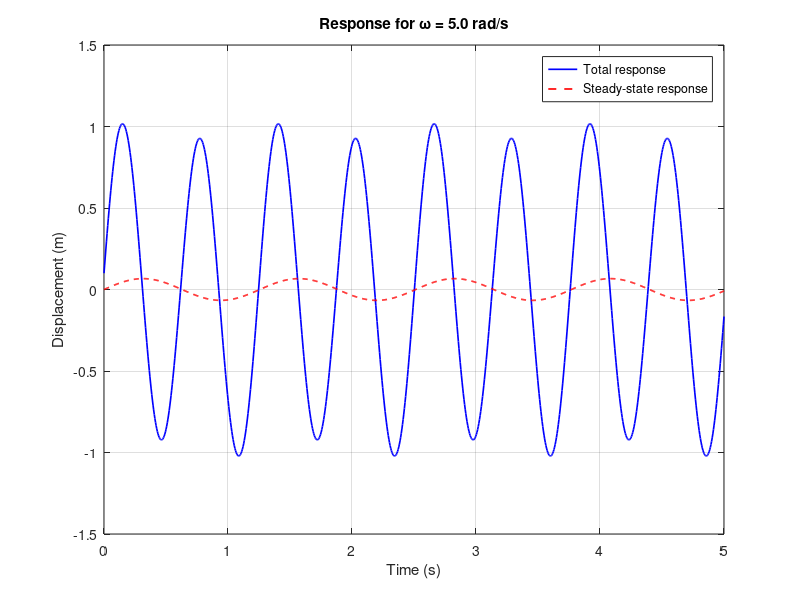
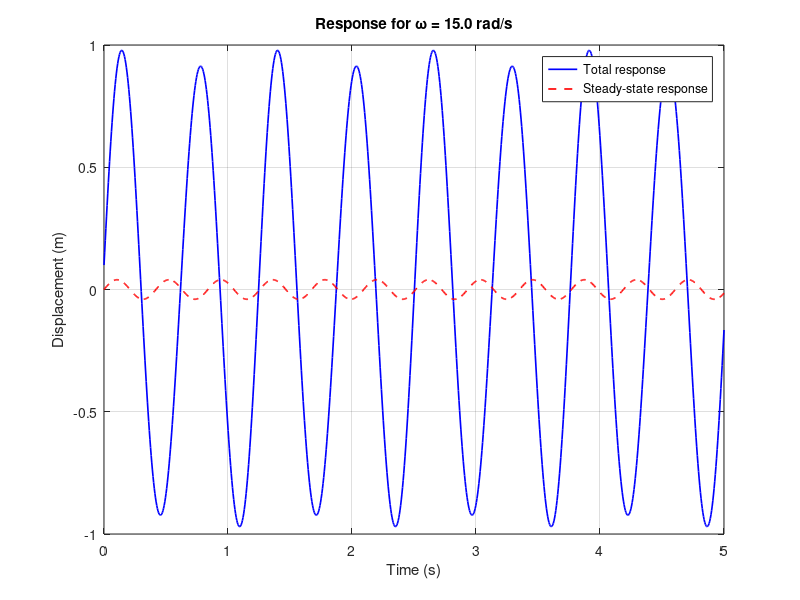
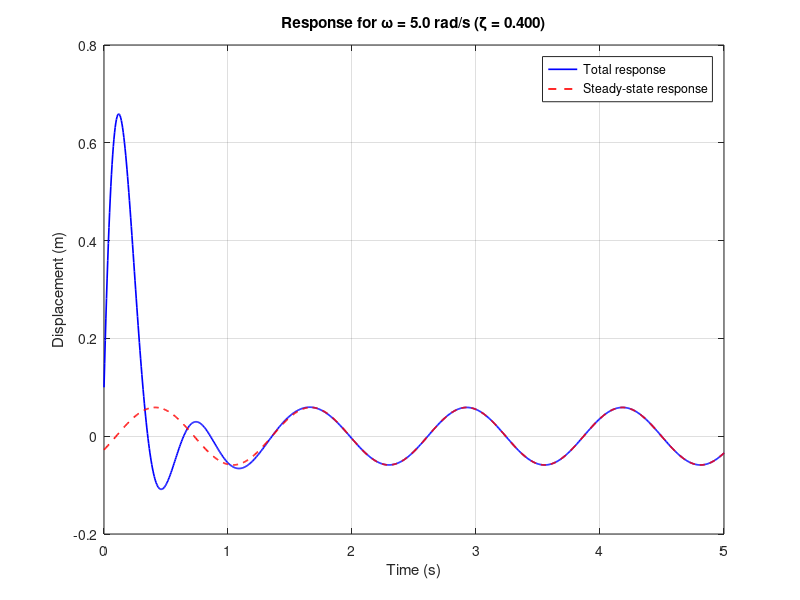
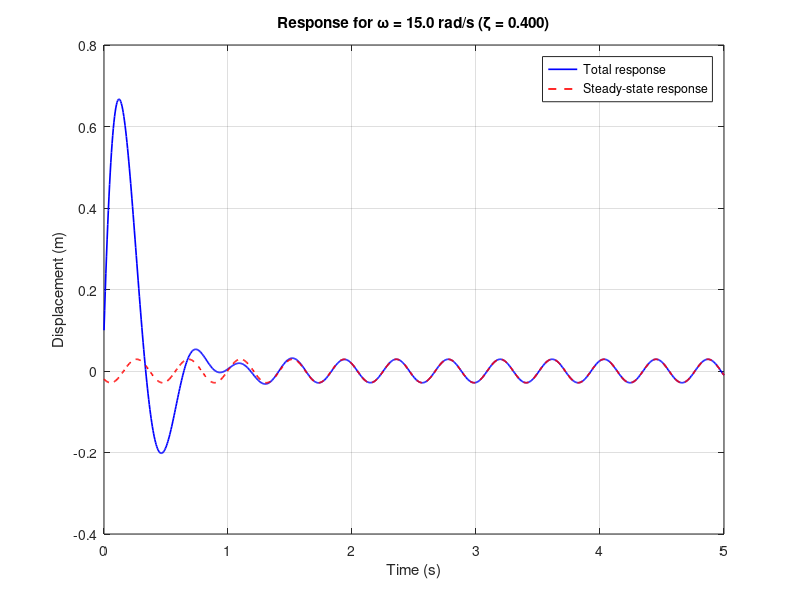

Write the MATLAB code that produced these figures, in order.
clc; clear; close all;

% Given data
m = 10;          % kg
k = 1000;        % N/m
F0 = 50;         % N
x0 = 0.1;        % m
v0 = 10;         % m/s
wn = sqrt(k/m);  % Natural frequency (rad/s)

% Excitation frequencies
omega_list = [5 15];

for i = 1:length(omega_list)
    omega = omega_list(i);

    % Frequency ratio
    beta = omega / wn;

    % Steady-state amplitude (undamped)
    X = (F0/k) / (1 - beta^2);

    % Phase angle
    if omega < wn
        phi = 0;
    else
        phi = pi;
    end

    % Magnification factor
    Rd = 1 / abs(1 - beta^2);

    % Time vector
    t = linspace(0, 5, 1000);

    % Homogeneous solution coefficients from initial conditions
    A = x0 - X * sin(-phi);
    B = (v0 - X * omega * cos(-phi)) / wn;

    % Total and steady-state responses
    x_total = A * cos(wn * t) + B * sin(wn * t) + X * sin(omega * t - phi);
    x_steady = X * sin(omega * t - phi);

    % Display results
    fprintf('\nFor ω = %.1f rad/s:\n', omega);
    fprintf('  β  = %.3f\n', beta);
    fprintf('  X  = %.4f m\n', abs(X));
    fprintf('  Rd = %.3f\n', Rd);
    fprintf('  φ  = %.3f rad\n', phi);

    % Plotting
    figure;
    plot(t, x_total, 'b', 'LineWidth', 1.2); hold on;
    plot(t, x_steady, 'r--', 'LineWidth', 1.2);
    grid on;
    xlabel('Time (s)');
    ylabel('Displacement (m)');
    title(sprintf('Response for ω = %.1f rad/s', omega));
    legend('Total response', 'Steady-state response');

end


% Given data
m = 10;          % kg
k = 1000;        % N/m
c = 80;          % N·s/m (damping coefficient)
F0 = 50;         % N
x0 = 0.1;        % m
v0 = 10;         % m/s
wn = sqrt(k/m);  % Natural frequency (rad/s)

% Damping parameters
zeta = c / (2 * sqrt(k * m));      % Damping ratio
wd = wn * sqrt(1 - zeta^2);        % Damped natural frequency

% Excitation frequencies
omega_list = [5 15];

for i = 1:length(omega_list)
    omega = omega_list(i);
    
    % Frequency ratio
    beta = omega / wn;
    
    % Steady-state amplitude (damped)
    X = (F0/k) / sqrt((1 - beta^2)^2 + (2*zeta*beta)^2);
    
    % Phase angle
    phi = atan2(2*zeta*beta, 1 - beta^2);
    
    % Magnification factor
    Rd = 1 / sqrt((1 - beta^2)^2 + (2*zeta*beta)^2);
    
    % Time vector
    t = linspace(0, 5, 1000);
    
    % Homogeneous solution coefficients from initial conditions
    A = x0 - X * sin(-phi);
    B = (v0 + zeta*wn*A - X*omega*cos(-phi)) / wd;
    
    % Total and steady-state responses
    x_transient = exp(-zeta*wn*t) .* (A * cos(wd*t) + B * sin(wd*t));
    x_steady = X * sin(omega * t - phi);
    x_total = x_transient + x_steady;
    
    % Display results
    fprintf('\nFor ω = %.1f rad/s:\n', omega);
    fprintf('  β  = %.4f\n', beta);
    fprintf('  X  = %.6f m\n', X);
    fprintf('  Rd = %.4f\n', Rd);
    fprintf('  φ  = %.4f rad (%.2f°)\n', phi, rad2deg(phi));
    
    % Plotting
    figure;
    plot(t, x_total, 'b', 'LineWidth', 1.2); hold on;
    plot(t, x_steady, 'r--', 'LineWidth', 1.2);
    grid on;
    xlabel('Time (s)');
    ylabel('Displacement (m)');
    title(sprintf('Response for ω = %.1f rad/s (ζ = %.3f)', omega, zeta));
    legend('Total response', 'Steady-state response');
end
